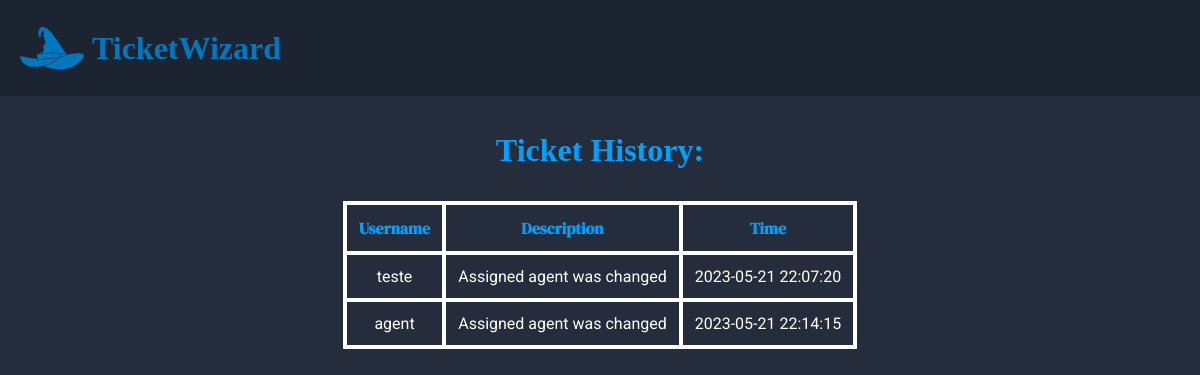
Before: /pages/ticketHistory.php?id=1 (signed in) with the older database file.
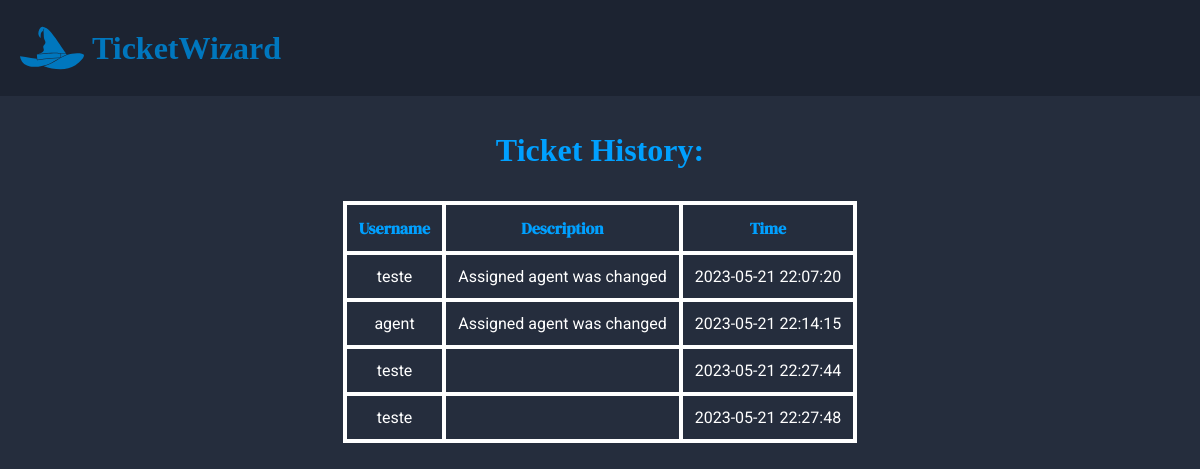
After: the same page with the newer database file.
### tables this page shows
CREATE TABLE Event(
--ID'S
    id INTEGER PRIMARY KEY AUTOINCREMENT,
    user_id INTEGER NOT NULL,
    ticket_id INTEGER NOT NULL,


    --CONTENT
    title VARCHAR(100) NOT NULL,
    content TEXT NOT NULL,
    created_at DEFAULT CURRENT_TIMESTAMP,

    --FOREIGN KEYS
    FOREIGN KEY (user_id) REFERENCES User(id)
    FOREIGN KEY (ticket_id) REFERENCES User(id)

);

CREATE TABLE User (
    --ID'S
    id INTEGER PRIMARY KEY AUTOINCREMENT,

    --CONTENT
    username VARCHAR(50) NOT NULL,
    password VARCHAR(50) NOT NULL,
    email VARCHAR(50) NOT NULL,
    full_name VARCHAR(100) NOT NULL,
    image VARCHAR(100),
    created_at TIMESTAMP DEFAULT CURRENT_TIMESTAMP
);

### session.php (called while the page is built, shortened)
<?php
  class Session {
    public function getId() : ?int {
      return isset($_SESSION['id']) ? $_SESSION['id'] : null;
    }
  }
?>

### database/User.class.php (called while the page is built, shortened)
<?php
class User{
    public ?int $id;
    public function __construct(?int $id, string $username, string $password, string $email, string $fullName,string $image) {
        $this->id=$id;
        $this->fullName = $fullName;
    }
    public function whatPermission($db) {
        $stmt = $db->prepare("SELECT * FROM Admin WHERE id = ?");
        $stmt->execute([$this->id]);
        $result = $stmt->fetch();
        if($result !== false) return 'Admin';
        return null;
    }
    static function getUser($db, int $id) {
        $stmt = $db->prepare('
        SELECT *
        FROM User
        WHERE id = ?
        ');
        $stmt->execute(array($id));
        $user = $stmt->fetch();
        return new User(
            $user['id'],
            $user['username'],
            $user['password'],
            $user['email'],
            $user['full_name'],
            $user['image']
        );
    }
}
?>

### database/Ticket.class.php (called while the page is built, shortened)
<?php
function getEvents($db,$id){
    $stmt = $db->prepare('
    SELECT *
    FROM Event
    WHERE ticket_id = ?
    ');
    $stmt->execute(array($id));
    $events = $stmt->fetchAll();
    return $events;
}

### templates/ticketHistory.tpl.php (the view, shortened to what this page needs)
<?php function drawTicketHistory($db, $events) { ?>
    <!DOCTYPE html>
    <html lang="en">
        <head>
            <link rel="stylesheet" href="../style/constants.css">
            <link rel="stylesheet" href="../style/navigation.css">
            <link rel="stylesheet" href="../style/ticketHistory.css">
        </head>
        <body>
        <header>
            <div class="logo" onclick="history.back()">
                <h1 class="unselectable">TicketWizard</h1>
            </div>
        </header>
            <main>
                <div class="main-content">
                    <h1 class="history-title">Ticket History:</h1>
                    <table class="history-table">
                        <tr>
                            <th>Username</th>
                            <th>Description</th>
                            <th>Time</th>
                        </tr>
                        <?php foreach ($events as $event) : ?>
                            <tr>
                                <?php
                                    $user = User::getUser($db,$event['user_id']);
                                ?>
                                <td><?= $user->fullName; ?></td>
                                <td><?= $event['content']; ?></td>
                                <td><?= $event['created_at']; ?></td>
                            </tr>
                        <?php endforeach; ?>
                    </table>
                </div>
            </main>
        </body>
    </html>
<?php } ?>

### pages/ticketHistory.php (shortened to what this page needs)
<?php
    require_once('../session.php');
    $session = new Session();
    require_once('../database/connection.db.php');
    require_once('../database/User.class.php');
    require_once('../database/Ticket.class.php');
    require_once('../templates/ticketHistory.tpl.php');
    $db = getDatabaseConnection();
    $user = User::getUser($db, $session->getId());
    $events = getEvents($db,$_GET['id']);
    if ($user->whatPermission($db) != 'Agent' && $user->whatPermission($db) != 'Admin') {
        drawErrorPage("Error 403: No Permission!");
    }
    else {
        drawTicketHistory($db, $events);
    }
?>

### style/constants.css (style rules this page uses)
:root { --highlight-color: #00A0FF; --opened-color: #30B900; --pending-color: #ABABAB; --closed-color: #BF0000; --dark-blue: #1C2331; --background-color: #252D3D; --text-color: #FFF; --logo-color: #0077BE; --dark-blue-highlight: #001AFF; --text-font: 'Roboto', sans-serif; --hightlight-font: 'DM Serif Display', serif; }

### style/navigation.css (style rules this page uses)
* { margin: 0; text-decoration: none; }
.unselectable { user-select: none; }
body { background: var(--background-color); }
header { display: flex; flex-direction: row; align-items: center; justify-content: space-between; width: 100vw; height: 12vh; background: var(--dark-blue); }
main { display: flex; height: 88vh; }
.logo { display: flex; flex-direction: row; align-items: center; color: var(--logo-color); margin-left: 1%; }
.logo svg { width: min(25%, 5rem); aspect-ratio: 1/1; fill: var(--logo-color); }
.logo { display: flex; flex-direction: row; align-items: center; }

### style/ticketHistory.css (style rules this page uses)
th { color: var(--highlight-color); font-family: var(--hightlight-font); padding: 0.75rem; border: 4px solid var(--text-color); }
td { color: var(--text-color); font-family: var(--text-font); width: auto; padding: 0.75rem; border: 4px solid var(--text-color); text-align: center; }
table { border-collapse: collapse; }
.main-content { width: 100%; height: 100%; overflow: auto; }
.main-content > h1 { margin-top: 3%; text-align: center; color: var(--highlight-color); font: var(--text-font); font-size: 2rem; font-weight: bold; margin-bottom: 2rem; }
.history-table { margin-inline: auto; }

Changed rows visible on the page:
added event: ticket.full_name "teste", created_at "2023-05-21 22:27:44"
added event: ticket.full_name "teste", created_at "2023-05-21 22:27:48"
